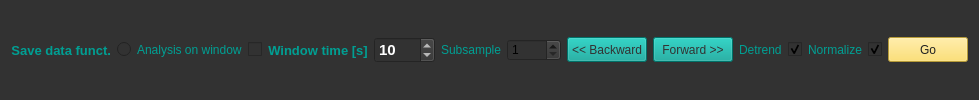
          <widget class="QWidget" name="menu" native="true">
           <property name="sizePolicy">
            <sizepolicy hsizetype="MinimumExpanding" vsizetype="Preferred">
             <horstretch>0</horstretch>
             <verstretch>0</verstretch>
            </sizepolicy>
           </property>
           <property name="styleSheet">
            <string notr="true">background-color: rgb(50, 50, 50);</string>
           </property>
           <layout class="QGridLayout" name="gridLayout">
            <item row="0" column="0">
             <layout class="QHBoxLayout" name="horizontalLayout_22">
              <item>
               <layout class="QVBoxLayout" name="verticalLayout_2">
                <item>
                 <widget class="QLabel" name="window_time_label_3">
                  <property name="palette">
                   <palette>
                    <active>
                     <colorrole role="WindowText">
                      <brush brushstyle="SolidPattern">
                       <color alpha="255">
                        <red>39</red>
                        <green>152</green>
                        <blue>186</blue>
                       </color>
                      </brush>
                     </colorrole>
                     <colorrole role="Button">
                      <brush brushstyle="SolidPattern">
                       <color alpha="255">
                        <red>50</red>
                        <green>50</green>
                        <blue>50</blue>
                       </color>
                      </brush>
                     </colorrole>
                     <colorrole role="Text">
                      <brush brushstyle="SolidPattern">
                       <color alpha="255">
                        <red>0</red>
                        <green>159</green>
                        <blue>147</blue>
                       </color>
                      </brush>
                     </colorrole>
                     <colorrole role="ButtonText">
                      <brush brushstyle="SolidPattern">
                       <color alpha="255">
                        <red>0</red>
                        <green>159</green>
                        <blue>147</blue>
                       </color>
                      </brush>
                     </colorrole>
                     <colorrole role="Base">
                      <brush brushstyle="SolidPattern">
                       <color alpha="255">
                        <red>50</red>
                        <green>50</green>
                        <blue>50</blue>
                       </color>
                      </brush>
                     </colorrole>
                     <colorrole role="Window">
                      <brush brushstyle="SolidPattern">
                       <color alpha="255">
                        <red>50</red>
                        <green>50</green>
                        <blue>50</blue>
                       </color>
                      </brush>
                     </colorrole>
                     <colorrole role="PlaceholderText">
                      <brush brushstyle="SolidPattern">
                       <color alpha="128">
                        <red>0</red>
                        <green>159</green>
                        <blue>147</blue>
                       </color>
                      </brush>
                     </colorrole>
                    </active>
                    <inactive>
                     <colorrole role="WindowText">
                      <brush brushstyle="SolidPattern">
                       <color alpha="255">
                        <red>39</red>
                        <green>152</green>
                        <blue>186</blue>
                       </color>
                      </brush>
                     </colorrole>
                     <colorrole role="Button">
                      <brush brushstyle="SolidPattern">
                       <color alpha="255">
                        <red>50</red>
                        <green>50</green>
                        <blue>50</blue>
                       </color>
                      </brush>
                     </colorrole>
                     <colorrole role="Text">
                      <brush brushstyle="SolidPattern">
                       <color alpha="255">
                        <red>0</red>
                        <green>159</green>
                        <blue>147</blue>
                       </color>
                      </brush>
                     </colorrole>
                     <colorrole role="ButtonText">
                      <brush brushstyle="SolidPattern">
                       <color alpha="255">
                        <red>0</red>
                        <green>159</green>
                        <blue>147</blue>
                       </color>
                      </brush>
                     </colorrole>
                     <colorrole role="Base">
                      <brush brushstyle="SolidPattern">
                       <color alpha="255">
                        <red>50</red>
                        <green>50</green>
                        <blue>50</blue>
                       </color>
                      </brush>
                     </colorrole>
                     <colorrole role="Window">
                      <brush brushstyle="SolidPattern">
                       <color alpha="255">
                        <red>50</red>
                        <green>50</green>
                        <blue>50</blue>
                       </color>
                      </brush>
                     </colorrole>
                     <colorrole role="PlaceholderText">
                      <brush brushstyle="SolidPattern">
                       <color alpha="128">
                        <red>0</red>
                        <green>159</green>
                        <blue>147</blue>
                       </color>
                      </brush>
                     </colorrole>
                    </inactive>
                    <disabled>
                     <colorrole role="WindowText">
                      <brush brushstyle="SolidPattern">
                       <color alpha="255">
                        <red>120</red>
                        <green>120</green>
                        <blue>120</blue>
                       </color>
                      </brush>
                     </colorrole>
                     <colorrole role="Button">
                      <brush brushstyle="SolidPattern">
                       <color alpha="255">
                        <red>50</red>
                        <green>50</green>
                        <blue>50</blue>
                       </color>
                      </brush>
                     </colorrole>
                     <colorrole role="Text">
                      <brush brushstyle="SolidPattern">
                       <color alpha="255">
                        <red>0</red>
                        <green>159</green>
                        <blue>147</blue>
                       </color>
                      </brush>
                     </colorrole>
                     <colorrole role="ButtonText">
                      <brush brushstyle="SolidPattern">
                       <color alpha="255">
                        <red>0</red>
                        <green>159</green>
                        <blue>147</blue>
                       </color>
                      </brush>
                     </colorrole>
                     <colorrole role="Base">
                      <brush brushstyle="SolidPattern">
                       <color alpha="255">
                        <red>50</red>
                        <green>50</green>
                        <blue>50</blue>
                       </color>
                      </brush>
                     </colorrole>
                     <colorrole role="Window">
                      <brush brushstyle="SolidPattern">
                       <color alpha="255">
                        <red>50</red>
                        <green>50</green>
                        <blue>50</blue>
                       </color>
                      </brush>
                     </colorrole>
                     <colorrole role="PlaceholderText">
                      <brush brushstyle="SolidPattern">
                       <color alpha="128">
                        <red>0</red>
                        <green>159</green>
                        <blue>147</blue>
                       </color>
                      </brush>
                     </colorrole>
                    </disabled>
                   </palette>
                  </property>
                  <property name="font">
                   <font>
                    <family>Segoe UI</family>
                    <pointsize>10</pointsize>
                    <italic>false</italic>
                    <bold>true</bold>
                   </font>
                  </property>
                  <property name="styleSheet">
                   <string notr="true">font: 700 10pt &quot;Segoe UI&quot;;
color: rgb(0, 159, 147);</string>
                  </property>
                  <property name="text">
                   <string>Save data funct.</string>
                  </property>
                  <property name="alignment">
                   <set>Qt::AlignRight|Qt::AlignTrailing|Qt::AlignVCenter</set>
                  </property>
                 </widget>
                </item>
               </layout>
              </item>
              <item>
               <widget class="QRadioButton" name="save_function">
                <property name="text">
                 <string/>
                </property>
               </widget>
              </item>
             </layout>
            </item>
            <item row="0" column="5">
             <widget class="QPushButton" name="btn_avanzar">
              <property name="minimumSize">
               <size>
                <width>0</width>
                <height>25</height>
               </size>
              </property>
              <property name="styleSheet">
               <string notr="true">QPushButton {
	
	
	background-color: rgb(0, 159, 147);
	font: 700 10pt &quot;Segoe UI&quot;;
	color: rgb(50, 50, 50);
}

QPushButton:hover {
	
	background-color: rgb(33, 33, 33);
	font: 700 10pt &quot;Segoe UI&quot;;
	color: rgb(39, 152, 186);
}</string>
              </property>
              <property name="text">
               <string>Forward &gt;&gt;</string>
              </property>
             </widget>
            </item>
            <item row="0" column="6">
             <layout class="QHBoxLayout" name="horizontalLayout_17">
              <item>
               <widget class="QLabel" name="detrend_label">
                <property name="styleSheet">
                 <string notr="true">font: 700 10pt &quot;Segoe UI&quot;;
color: rgb(0, 159, 147);</string>
                </property>
                <property name="text">
                 <string>Detrend</string>
                </property>
               </widget>
              </item>
              <item>
               <widget class="QCheckBox" name="detrend_button">
                <property name="text">
                 <string/>
                </property>
                <property name="checked">
                 <bool>true</bool>
                </property>
               </widget>
              </item>
             </layout>
            </item>
            <item row="0" column="2">
             <layout class="QHBoxLayout" name="horizontalLayout_wt">
              <item>
               <widget class="QLabel" name="window_time_label">
                <property name="palette">
                 <palette>
                  <active>
                   <colorrole role="WindowText">
                    <brush brushstyle="SolidPattern">
                     <color alpha="255">
                      <red>39</red>
                      <green>152</green>
                      <blue>186</blue>
                     </color>
                    </brush>
                   </colorrole>
                   <colorrole role="Button">
                    <brush brushstyle="SolidPattern">
                     <color alpha="255">
                      <red>50</red>
                      <green>50</green>
                      <blue>50</blue>
                     </color>
                    </brush>
                   </colorrole>
                   <colorrole role="Text">
                    <brush brushstyle="SolidPattern">
                     <color alpha="255">
                      <red>0</red>
                      <green>159</green>
                      <blue>147</blue>
                     </color>
                    </brush>
                   </colorrole>
                   <colorrole role="ButtonText">
                    <brush brushstyle="SolidPattern">
                     <color alpha="255">
                      <red>0</red>
                      <green>159</green>
                      <blue>147</blue>
                     </color>
                    </brush>
                   </colorrole>
                   <colorrole role="Base">
                    <brush brushstyle="SolidPattern">
                     <color alpha="255">
                      <red>50</red>
                      <green>50</green>
                      <blue>50</blue>
                     </color>
                    </brush>
                   </colorrole>
                   <colorrole role="Window">
                    <brush brushstyle="SolidPattern">
                     <color alpha="255">
                      <red>50</red>
                      <green>50</green>
                      <blue>50</blue>
                     </color>
                    </brush>
                   </colorrole>
                   <colorrole role="PlaceholderText">
                    <brush brushstyle="SolidPattern">
                     <color alpha="128">
                      <red>0</red>
                      <green>159</green>
                      <blue>147</blue>
                     </color>
                    </brush>
                   </colorrole>
                  </active>
                  <inactive>
                   <colorrole role="WindowText">
                    <brush brushstyle="SolidPattern">
                     <color alpha="255">
                      <red>39</red>
                      <green>152</green>
                      <blue>186</blue>
                     </color>
                    </brush>
                   </colorrole>
                   <colorrole role="Button">
                    <brush brushstyle="SolidPattern">
                     <color alpha="255">
                      <red>50</red>
                      <green>50</green>
                      <blue>50</blue>
                     </color>
                    </brush>
                   </colorrole>
                   <colorrole role="Text">
                    <brush brushstyle="SolidPattern">
                     <color alpha="255">
                      <red>0</red>
                      <green>159</green>
                      <blue>147</blue>
                     </color>
                    </brush>
                   </colorrole>
                   <colorrole role="ButtonText">
                    <brush brushstyle="SolidPattern">
                     <color alpha="255">
                      <red>0</red>
                      <green>159</green>
                      <blue>147</blue>
                     </color>
                    </brush>
                   </colorrole>
                   <colorrole role="Base">
                    <brush brushstyle="SolidPattern">
                     <color alpha="255">
                      <red>50</red>
                      <green>50</green>
                      <blue>50</blue>
                     </color>
                    </brush>
                   </colorrole>
                   <colorrole role="Window">
                    <brush brushstyle="SolidPattern">
                     <color alpha="255">
                      <red>50</red>
                      <green>50</green>
                      <blue>50</blue>
                     </color>
                    </brush>
                   </colorrole>
                   <colorrole role="PlaceholderText">
                    <brush brushstyle="SolidPattern">
                     <color alpha="128">
                      <red>0</red>
                      <green>159</green>
                      <blue>147</blue>
                     </color>
                    </brush>
                   </colorrole>
                  </inactive>
                  <disabled>
                   <colorrole role="WindowText">
                    <brush brushstyle="SolidPattern">
                     <color alpha="255">
                      <red>120</red>
                      <green>120</green>
                      <blue>120</blue>
                     </color>
                    </brush>
                   </colorrole>
                   <colorrole role="Button">
                    <brush brushstyle="SolidPattern">
                     <color alpha="255">
                      <red>50</red>
                      <green>50</green>
                      <blue>50</blue>
                     </color>
                    </brush>
                   </colorrole>
                   <colorrole role="Text">
                    <brush brushstyle="SolidPattern">
                     <color alpha="255">
                      <red>0</red>
                      <green>159</green>
                      <blue>147</blue>
                     </color>
                    </brush>
                   </colorrole>
                   <colorrole role="ButtonText">
                    <brush brushstyle="SolidPattern">
                     <color alpha="255">
                      <red>0</red>
                      <green>159</green>
                      <blue>147</blue>
                     </color>
                    </brush>
                   </colorrole>
                   <colorrole role="Base">
                    <brush brushstyle="SolidPattern">
                     <color alpha="255">
                      <red>50</red>
                      <green>50</green>
                      <blue>50</blue>
                     </color>
                    </brush>
                   </colorrole>
                   <colorrole role="Window">
                    <brush brushstyle="SolidPattern">
                     <color alpha="255">
                      <red>50</red>
                      <green>50</green>
                      <blue>50</blue>
                     </color>
                    </brush>
                   </colorrole>
                   <colorrole role="PlaceholderText">
                    <brush brushstyle="SolidPattern">
                     <color alpha="128">
                      <red>0</red>
                      <green>159</green>
                      <blue>147</blue>
                     </color>
                    </brush>
                   </colorrole>
                  </disabled>
                 </palette>
                </property>
                <property name="font">
                 <font>
                  <family>Segoe UI</family>
                  <pointsize>10</pointsize>
                  <italic>false</italic>
                  <bold>true</bold>
                 </font>
                </property>
                <property name="styleSheet">
                 <string notr="true">font: 700 10pt &quot;Segoe UI&quot;;
color: rgb(0, 159, 147);</string>
                </property>
                <property name="text">
                 <string>Window time [s]</string>
                </property>
                <property name="alignment">
                 <set>Qt::AlignCenter</set>
                </property>
               </widget>
              </item>
              <item>
               <widget class="QSpinBox" name="window_time">
                <property name="font">
                 <font>
                  <family>Segoe UI</family>
                  <pointsize>11</pointsize>
                  <italic>false</italic>
                  <bold>true</bold>
                 </font>
                </property>
                <property name="styleSheet">
                 <string notr="true">font: 700 11pt &quot;Segoe UI&quot;;
color: rgb(255, 255, 255);</string>
                </property>
                <property name="maximum">
                 <number>1000</number>
                </property>
                <property name="value">
                 <number>10</number>
                </property>
               </widget>
              </item>
             </layout>
            </item>
            <item row="0" column="8">
             <widget class="QPushButton" name="bt_go">
              <property name="minimumSize">
               <size>
                <width>0</width>
                <height>25</height>
               </size>
              </property>
              <property name="styleSheet">
               <string notr="true">QPushButton {
	background-color: rgb(255, 217, 79);
	font: 700 10pt &quot;Segoe UI&quot;;
	
	color: rgb(33, 33, 33);
}


QPushButton:hover {
	
	background-color: rgb(33, 33, 33);
	font: 700 10pt &quot;Segoe UI&quot;;
	color: rgb(39, 152, 186);
}</string>
              </property>
              <property name="text">
               <string>Go</string>
              </property>
             </widget>
            </item>
            <item row="0" column="3">
             <layout class="QHBoxLayout" name="horizontalLayout_3">
              <item>
               <widget class="QLabel" name="sumsample_label">
                <property name="styleSheet">
                 <string notr="true">font: 700 10pt &quot;Segoe UI&quot;;
color: rgb(0, 159, 147);</string>
                </property>
                <property name="text">
                 <string>Subsample</string>
                </property>
               </widget>
              </item>
              <item>
               <widget class="QSpinBox" name="subsample_factor">
                <property name="minimum">
                 <number>1</number>
                </property>
                <property name="maximum">
                 <number>1000</number>
                </property>
                <property name="value">
                 <number>1</number>
                </property>
               </widget>
              </item>
             </layout>
            </item>
            <item row="0" column="4">
             <widget class="QPushButton" name="btn_retroceder">
              <property name="minimumSize">
               <size>
                <width>0</width>
                <height>25</height>
               </size>
              </property>
              <property name="styleSheet">
               <string notr="true">QPushButton {
	
	
	background-color: rgb(0, 159, 147);
	font: 700 10pt &quot;Segoe UI&quot;;
	color: rgb(50, 50, 50);
}

QPushButton:hover {
	
	background-color: rgb(33, 33, 33);
	font: 700 10pt &quot;Segoe UI&quot;;
	color: rgb(39, 152, 186);
}</string>
              </property>
              <property name="text">
               <string>&lt;&lt; Backward</string>
              </property>
             </widget>
            </item>
            <item row="0" column="7">
             <layout class="QHBoxLayout" name="horizontalLayout_23">
              <item>
               <widget class="QLabel" name="normlize_label">
                <property name="styleSheet">
                 <string notr="true">font: 700 10pt &quot;Segoe UI&quot;;
color: rgb(0, 159, 147);</string>
                </property>
                <property name="text">
                 <string>Normalize</string>
                </property>
               </widget>
              </item>
              <item>
               <widget class="QCheckBox" name="normalize_button">
                <property name="text">
                 <string/>
                </property>
                <property name="checked">
                 <bool>true</bool>
                </property>
               </widget>
              </item>
             </layout>
            </item>
            <item row="0" column="1">
             <layout class="QHBoxLayout" name="horizontalLayout_26">
              <item>
               <widget class="QLabel" name="label">
                <property name="styleSheet">
                 <string notr="true">font: 700 10pt &quot;Segoe UI&quot;;
color: rgb(0, 159, 147);</string>
                </property>
                <property name="text">
                 <string>Analysis on window</string>
                </property>
               </widget>
              </item>
              <item>
               <widget class="QCheckBox" name="analysis_on_window_function">
                <property name="text">
                 <string/>
                </property>
               </widget>
              </item>
             </layout>
            </item>
           </layout>
          </widget>
